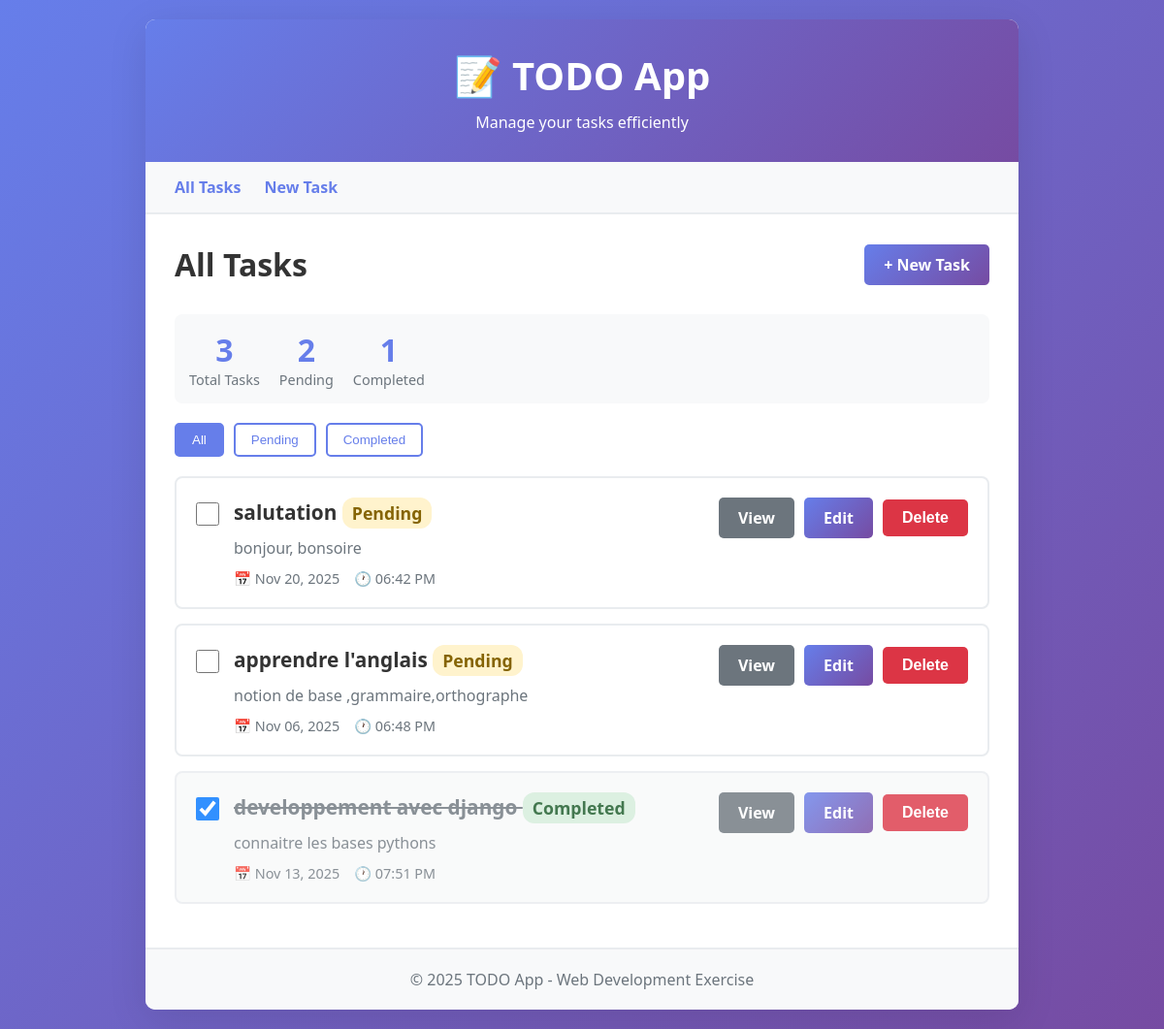
The page / on the database its author committed.
### todo/models.py (models this page shows, shortened)
class Task(models.Model):
    title = models.CharField(max_length=200)
    description = models.TextField(blank=True, null=True)
    completed = models.BooleanField(default=False)
    due_date = models.DateField(blank=True, null=True)
    due_time = models.TimeField(blank=True, null=True)
    created_at = models.DateTimeField(auto_now_add=True)
    updated_at = models.DateTimeField(auto_now=True)
    class Meta:
        ordering = ['-created_at']  # Les plus récents en premier

### todo/views.py (the view)
# urls.py: path('', views.task_list, name='task_list'),
def task_list(request):
    tasks = Task.objects.all()
    return render(request, 'task_list.html', {'tasks': tasks})

### todo/templates/task_list.html (shortened to what this page needs)
{% extends 'base.html' %}
{% block content %}
<div class="task-header">
    <h2>All Tasks</h2>
    <a href="{% url 'task_create' %}" class="btn btn-primary">+ New Task</a>
</div>
<div class="task-stats">
    <div class="stat-item">
        <div class="stat-number" id="total-tasks">{{ tasks|length }}</div>
        <div class="stat-label">Total Tasks</div>
    </div>
    <div class="stat-item">
        <div class="stat-number" id="pending-tasks">0</div>
        <div class="stat-label">Pending</div>
    </div>
    <div class="stat-item">
        <div class="stat-number" id="completed-tasks">0</div>
        <div class="stat-label">Completed</div>
    </div>
</div>
<div class="filter-buttons">
    <button class="filter-btn active" data-filter="all">All</button>
    <button class="filter-btn" data-filter="pending">Pending</button>
    <button class="filter-btn" data-filter="completed">Completed</button>
</div>
{% if tasks %}
    <ul class="task-list">
        {% for task in tasks %}
        <li class="task-item {% if task.completed %}completed{% endif %}" data-status="{% if task.completed %}completed{% else %}pending{% endif %}">
            <div class="task-content">
                <input type="checkbox"
                       class="task-checkbox"
                       {% if task.completed %}checked{% endif %}
                       onchange="toggleTaskComplete({{ task.id }}, this.checked)">
                <div class="task-info">
                    <div class="task-title">
                        {{ task.title }}
                        <span class="badge {% if task.completed %}badge-completed{% else %}badge-pending{% endif %}">
                            {% if task.completed %}Completed{% else %}Pending{% endif %}
                        </span>
                    </div>
                    {% if task.description %}
                    <div class="task-description">{{ task.description }}</div>
                    {% endif %}
                    <div class="task-meta">
                        {% if task.due_date %}
                        <span>📅 {{ task.due_date|date:"M d, Y" }}</span>
                        {% endif %}
                        {% if task.due_time %}
                        <span>🕐 {{ task.due_time|time:"h:i A" }}</span>
                        {% endif %}
                    </div>
                </div>
                <div class="task-actions">
                    <a href="{% url 'task_detail' task.id %}" class="btn btn-secondary">View</a>
                    <a href="{% url 'task_update' task.id %}" class="btn btn-primary">Edit</a>
                    <form method="post" action="{% url 'task_delete' task.id %}" style="display: inline;" onsubmit="return confirm('Are you sure you want to delete this task?');">
                        <button type="submit" class="btn btn-danger">Delete</button>
                    </form>
                </div>
            </div>
        </li>
        {% endfor %}
    </ul>
{% endif %}
{% endblock %}

### todo/templates/base.html (shortened to what this page needs)
<!DOCTYPE html>
<html lang="en">
<head>
</head>
<body>
    <div class="container">
        <header>
            <h1>📝 TODO App</h1>
            <p>Manage your tasks efficiently</p>
        </header>
        <nav>
            <a href="{% url 'task_list' %}">All Tasks</a>
            <a href="{% url 'task_create' %}">New Task</a>
        </nav>
        <div class="content">
            {% block content %}{% endblock %}
        </div>
        <footer>
            <p>&copy; 2025 TODO App - Web Development Exercise</p>
        </footer>
    </div>
</body>
</html>

### todo/templates/base.html (style rules this page uses)
* { margin: 0; padding: 0; box-sizing: border-box; }
body { font-family: 'Segoe UI', Tahoma, Geneva, Verdana, sans-serif; background: linear-gradient(135deg, #667eea 0%, #764ba2 100%); min-height: 100vh; padding: 20px; }
.container { max-width: 900px; margin: 0 auto; background: white; border-radius: 10px; box-shadow: 0 10px 40px rgba(0, 0, 0, 0.1); overflow: hidden; }
header { background: linear-gradient(135deg, #667eea 0%, #764ba2 100%); color: white; padding: 30px; text-align: center; }
header h1 { font-size: 2.5em; margin-bottom: 10px; }
nav { background: #f8f9fa; padding: 15px 30px; border-bottom: 2px solid #e9ecef; }
nav a { color: #667eea; text-decoration: none; margin-right: 20px; font-weight: 600; transition: color 0.3s; }
.content { padding: 30px; }
.btn { display: inline-block; padding: 10px 20px; border: none; border-radius: 5px; cursor: pointer; text-decoration: none; font-size: 16px; transition: all 0.3s; font-weight: 600; }
.btn-primary { background: linear-gradient(135deg, #667eea 0%, #764ba2 100%); color: white; }
.btn-secondary { background: #6c757d; color: white; }
.btn-danger { background: #dc3545; color: white; }
footer { background: #f8f9fa; padding: 20px; text-align: center; color: #6c757d; border-top: 2px solid #e9ecef; }

### todo/templates/task_list.html (style rules this page uses)
.task-header { display: flex; justify-content: space-between; align-items: center; margin-bottom: 30px; }
.task-header h2 { color: #333; font-size: 2em; }
.task-stats { display: flex; gap: 20px; margin-bottom: 20px; padding: 15px; background: #f8f9fa; border-radius: 8px; }
.stat-item { text-align: center; }
.stat-number { font-size: 2em; font-weight: bold; color: #667eea; }
.stat-label { color: #6c757d; font-size: 0.9em; }
.filter-buttons { margin-bottom: 20px; display: flex; gap: 10px; }
.filter-btn { padding: 8px 16px; border: 2px solid #667eea; background: white; color: #667eea; border-radius: 5px; cursor: pointer; transition: all 0.3s; }
.filter-btn:hover, .filter-btn.active { background: #667eea; color: white; }
.task-list { list-style: none; }
.task-item { background: white; border: 2px solid #e9ecef; border-radius: 8px; padding: 20px; margin-bottom: 15px; transition: all 0.3s; }
.task-item.completed { background: #f8f9fa; opacity: 0.8; }
.task-item.completed .task-title { text-decoration: line-through; color: #6c757d; }
.task-content { display: flex; align-items: start; gap: 15px; }
.task-checkbox { width: 24px; height: 24px; cursor: pointer; margin-top: 5px; }
.task-info { flex: 1; }
.task-title { font-size: 1.3em; color: #333; margin-bottom: 8px; font-weight: 600; }
.task-description { color: #6c757d; margin-bottom: 10px; line-height: 1.5; }
.task-meta { display: flex; gap: 15px; font-size: 0.9em; color: #6c757d; }
.task-meta span { display: flex; align-items: center; gap: 5px; }
.task-actions { display: flex; gap: 10px; align-items: center; }
.badge { display: inline-block; padding: 4px 10px; border-radius: 12px; font-size: 0.85em; font-weight: 600; }
.badge-completed { background: #d4edda; color: #155724; }
.badge-pending { background: #fff3cd; color: #856404; }

### rows shown on the page
Task: title "salutation", shows "Pending", description "bonjour, bonsoire", due_date "Nov 20, 2025", due_time "06:42 PM"
Task: title "apprendre l'anglais", shows "Pending", description "notion de base ,grammaire,orthographe", due_date "Nov 06, 2025", due_time "06:48 PM"
Task: completed "☑", title "developpement avec django", shows "Completed", description "connaitre les bases pythons", due_date "Nov 13, 2025", due_time "07:51 PM"

### other values the page prints
{{ tasks|length }} "3"
